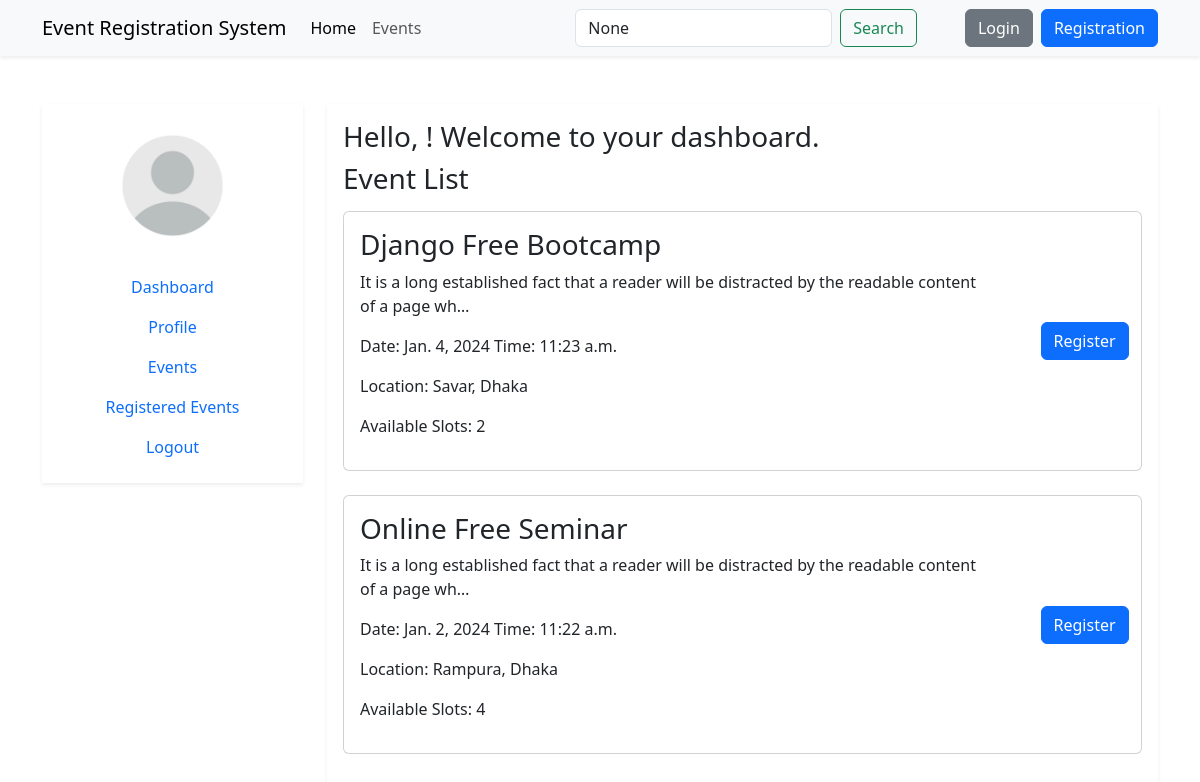
Page /events/ on the earlier database version.
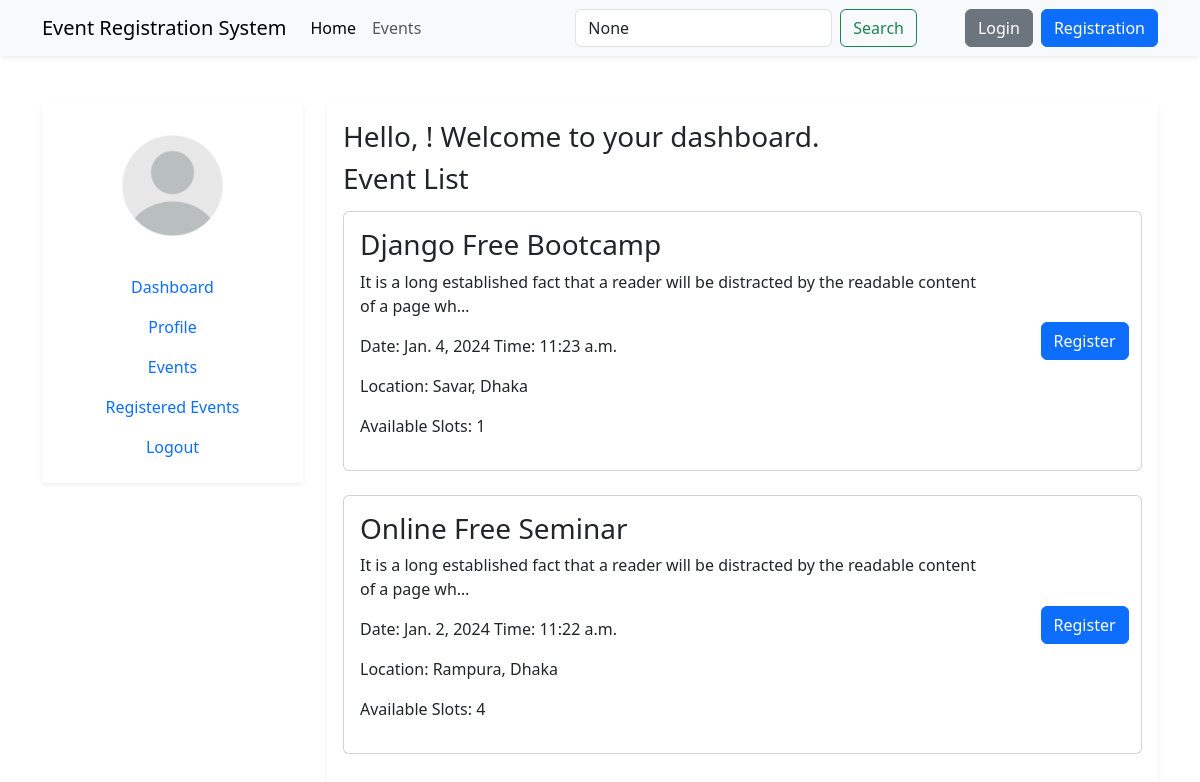
Same page on the later database version.
### event/models.py (models this page shows, shortened)
class Event(models.Model):
    title = models.CharField(max_length=255)
    description = models.TextField()
    date = models.DateField()
    time = models.TimeField()
    location_name = models.CharField(max_length=255)
    available_slots = models.PositiveIntegerField()
    created_at = models.DateTimeField(auto_now_add=True)
    updated_at = models.DateTimeField(auto_now=True)
    class Meta:
        ordering = ['-date', 'time']

### event/views.py (the view)
# urls.py: path('events/', views.event_list, name='event_list'),
def event_list(request):
    query = request.GET.get('q')
    if query:
        events = Event.objects.filter(
            Q(title__icontains=query) |
            Q(description__icontains=query) |
            Q(location_name__icontains=query)
        )
    else:
        events = Event.objects.all()
    return render(request, 'events/event_list.html', {'events': events, 'query': query})

### templates/events/event_list.html (shortened to what this page needs)
{% extends "accounts/dashboard.html" %}
{% block dashboard %}
<section id="event_list">
    <h3 class="mb-3">Event List</h3>
    <div class="row">
        {% for event in events %}
            <div class="col-12 mb-4">
                <div class="card">
                   <div class="row justify-content-center align-items-center">
                    <div class="col-10">
                        <div class="card-body">
                            <h3 class="card-title">{{ event.title }}</h3>
                            <p class="card-text">{{ event.description|truncatechars_html:100 }}</p>
                            <p>Date: {{ event.date }} Time: {{ event.time }}</p>
                            <p>Location: {{ event.location_name }}</p>
                            <p>Available Slots: {{ event.available_slots }}</p>
                        </div>
                    </div>
                    <div class="col-2">
                        <div class="d-flex justify-content-center">
                            {% if request.user in e %}
                                <a href="{% url 'events:unregister_for_event' event.id %}" class="btn btn-danger">Unregister</a>
                            {% else %}
                                <a href="{% url 'events:register_for_event' event.id %}" class="btn btn-primary">Register</a>
                            {% endif %}
                        </div>
                    </div>
                   </div>
                </div>
            </div>
        {% endfor %}
    </div>
</section>
{% endblock dashboard %}

Differences in the rows shown:
changed Event "Django Free Bootcamp": available_slots "2" → "1"
